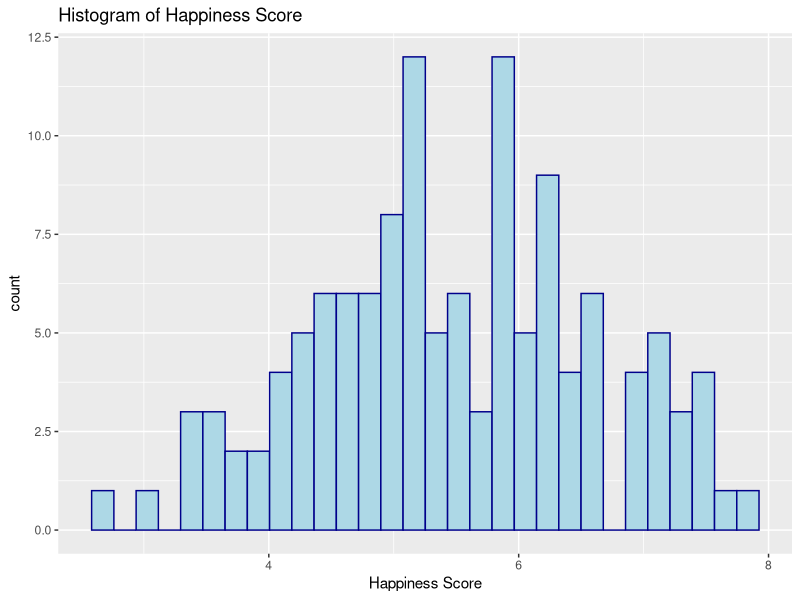
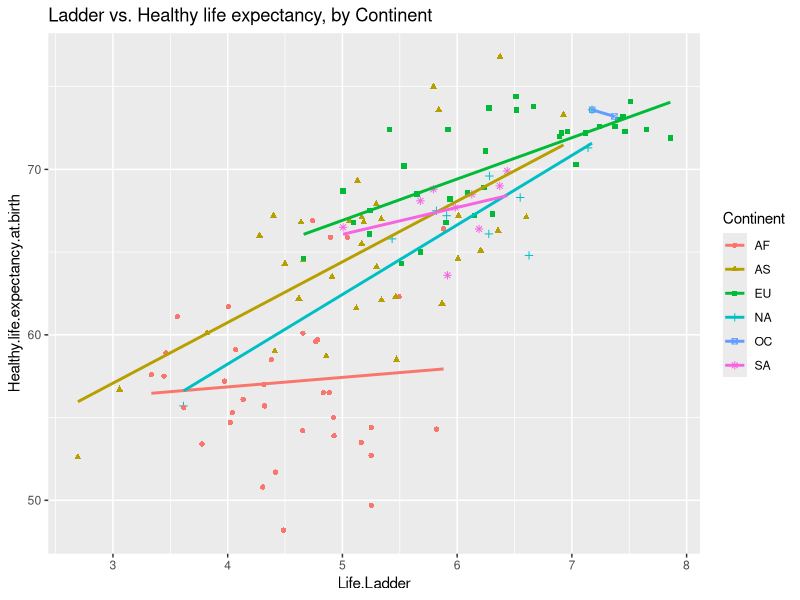
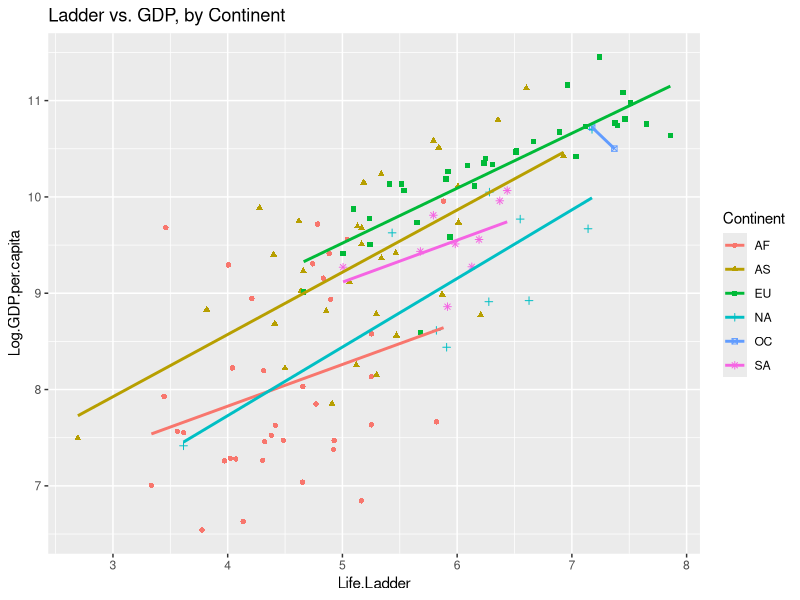
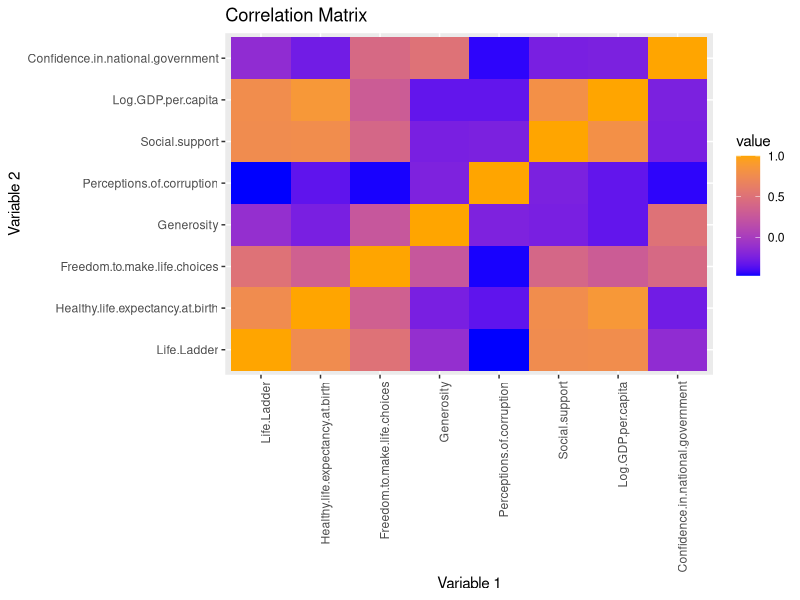
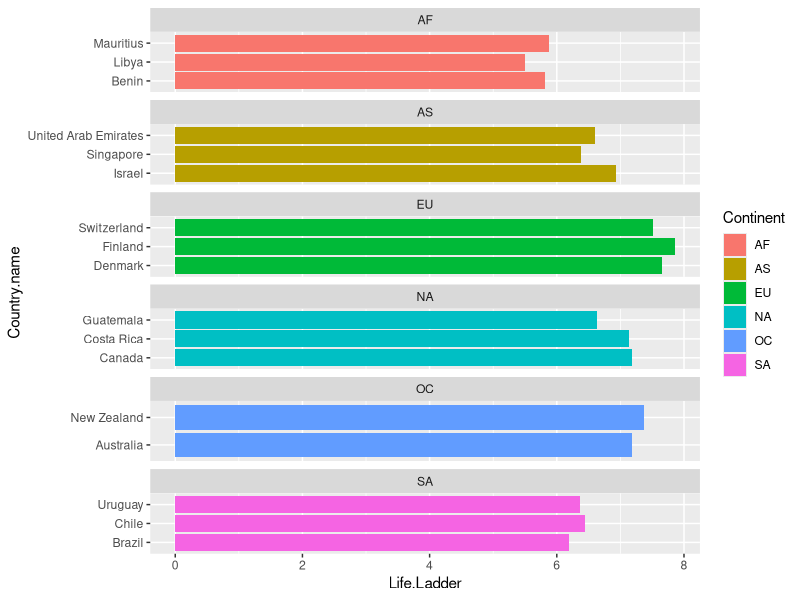

Here is the R script that generated these plots, in order:
## ---- chunk 1
#Loading Libraries
library(ggplot2)
library(dplyr)
library(reshape2)
## ---- chunk 2
# Import main dataset 
WHR = read.csv("World_Happiness_Report_2008-2018.csv")

# Filter most recent year
WHR2018 = WHR %>% filter(Year == 2018)

#Changing column names
names(WHR2018)[names(WHR2018) == "ï..Country.name"] <- "Country.name"

# Load continents
# NA == North America so need to specify na.strings
countries_and_continents = read.csv("countries and continents.csv", na.strings="N/A")


# Merge main dataset with continent data
whr2018_w_continents =  merge(x=WHR2018, y=countries_and_continents, by.x='Country.name', by.y='name')
## ---- chunk 3
ggplot(data=whr2018_w_continents, aes(x=Life.Ladder))+geom_histogram(
                                            color="darkblue", fill="lightblue")+ggtitle("Histogram of Happiness Score")+xlab("Happiness Score") #histogram code
## ---- chunk 4
summary(whr2018_w_continents$Life.Ladder) #summary of happiness score
## ---- chunk 5
ggplot(whr2018_w_continents, aes(x=Life.Ladder, y=Healthy.life.expectancy.at.birth, shape=Continent, color=Continent))+geom_point()+ggtitle("Ladder vs. Healthy life expectancy, by Continent")+geom_smooth(method=lm, se=FALSE) #Relationship between happiness score and life expectancy among different continents.
## ---- chunk 6
ggplot(whr2018_w_continents, aes(x=Life.Ladder, y=Log.GDP.per.capita, shape=Continent, color=Continent))+geom_point()+ggtitle("Ladder vs. GDP, by Continent")+geom_smooth(method=lm, se=FALSE) #Relationship between happiness score and GDP among different continents.
## ---- chunk 7
happiness_by_continent <- whr2018_w_continents %>% group_by(Continent) %>% summarise(count = n(), ladder_avg = mean(Life.Ladder)) #piping to get average happiness scores for each continent.
happiness_by_continent
## ---- chunk 8
# Select columns of interest
whr_2018_select = whr2018_w_continents %>% select(Life.Ladder, Healthy.life.expectancy.at.birth, Freedom.to.make.life.choices, Generosity, Perceptions.of.corruption, Generosity, Social.support, Log.GDP.per.capita, Confidence.in.national.government)

# Create correlation matrix
cormat <- round(cor(whr_2018_select, use = "complete.obs"),2)

# Melt the matrix
melted_cormat = melt(cormat)

# Plot the correlation data
ggplot(data = melted_cormat, aes(x=Var1, y=Var2, fill=value)) + xlab("Variable 1") + ylab("Variable 2") + ggtitle("Correlation Matrix") + geom_tile()+theme(axis.text.x=element_text(angle=90, hjust=1)) + scale_fill_gradient(low = "blue", high = "orange")
## ---- chunk 9
Top_3 <- whr2018_w_continents %>% select(Continent, Country.name,Life.Ladder) %>% group_by(Continent)%>% arrange(desc(Life.Ladder), .by_group = TRUE)%>% slice(1:3) #getting the table

#Now plotting bar plots and comparing

ggplot(Top_3,aes(x=Country.name, y=Life.Ladder, fill = Continent))+geom_bar(stat='identity')+coord_flip()+facet_wrap(~Continent,ncol=1,scales = 'free_y')
